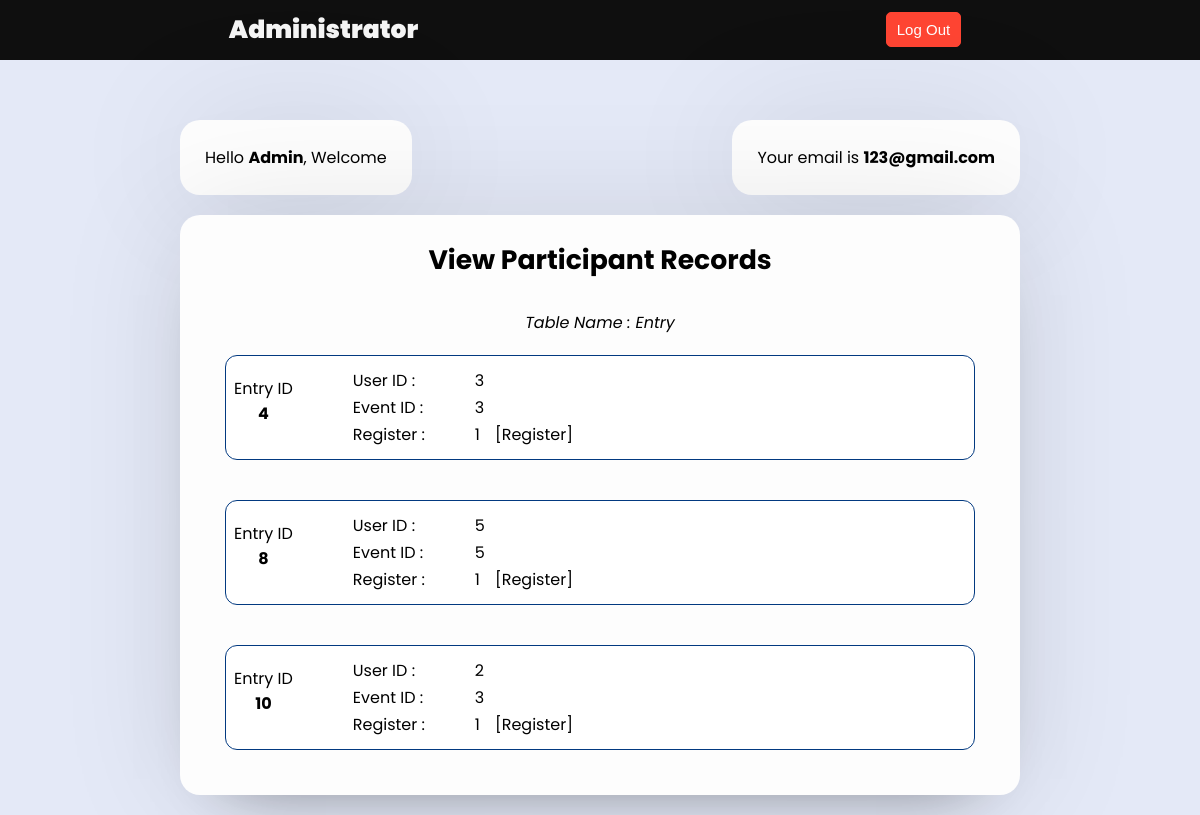
The page /Web-Project/admin/adminViewEntry.php (signed in) on the database its author committed.
### tables this page shows
CREATE TABLE IF NOT EXISTS `users` (
  `Id` int(11) NOT NULL AUTO_INCREMENT,
  `Username` varchar(200) DEFAULT NULL,
  `Email` varchar(200) DEFAULT NULL,
  `Age` int(11) DEFAULT NULL,
  `Password` varchar(200) DEFAULT NULL,
  `Admin` tinyint(1) DEFAULT NULL,
  PRIMARY KEY (`Id`)
);

CREATE TABLE IF NOT EXISTS `entry` (
  `Entry_Id` int(11) NOT NULL AUTO_INCREMENT,
  `User_Id` int(11) NOT NULL,
  `Event_Id` int(11) NOT NULL,
  `Register` tinyint(1) NOT NULL,
  PRIMARY KEY (`Entry_Id`),
  KEY `User_Id` (`User_Id`),
  KEY `Event_Id` (`Event_Id`)
);

### Web-Project/admin/adminViewEntry.php (the view, shortened to what this page needs)
<?php
    include("../php/config.php");
?>
<!DOCTYPE html>
<html lang="en">
<head>
    <link rel="stylesheet" href="../css/style2.css">
</head>
<body>
   <div class="nav">
        <div class="logo">
            <p><a href="../adminHome.php">Administrator</a></p>
        </div>
        <div class="right-links">
            <?php
                $id = $_SESSION['id'];
                $query = mysqli_query($con, "SELECT * FROM users WHERE Id = $id");
                while($result = mysqli_fetch_assoc($query)){
                    $res_Uname = $result['Username'];
                    $res_Email = $result['Email'];
                }
            ?>
            <a href="../php/logout.php"><button class="btn">Log Out</button></a>
        </div>
   </div>
   <main>
        <div class="main-box top">
            <div class="top">
                <div class="box">
                    <p>Hello <b><?php echo $res_Uname ?></b>, Welcome</p>
                </div>
                <div class="box">
                    <p>Your email is <b><?php echo $res_Email ?></b></p>
                </div>
            </div>
            <div class="bottom">
                <div class="box">
                    <h1 class="head-text">View Participant Records</h1>
                    <p class="head-des" >Table Name : Entry</p>
                    <?php
                            $Query = "SELECT * FROM entry";
                            $Result = mysqli_query($con, $Query);
                            $ResultCheck = mysqli_num_rows($Result);
                            if($ResultCheck > 0){
                                while($row = mysqli_fetch_assoc($Result)){
                                    $rec_Uid = $row['User_Id'];
                                    $rec_Eid = $row['Event_Id'];
                                    $rec_Reg = $row['Register'];
                                    $rec_Entryid = $row['Entry_Id'];
                                    if($rec_Reg == 1){
                                        $role = "Register";
                                    }
                                    else{
                                        $role = "Unregister";
                                    }
                        ?>
                                    <form action="" method="post" name="">
                                        <div class="list list-view">
                                            <div class="id-user">
                                                    Entry ID<br>
                                                    <b><?php echo $rec_Entryid ?></b>
                                            </div>
                                            <div class="detail" style="padding-bottom:10px;">
                                                <table width=100%>
                                                    <tr>
                                                        <td class="box1">User ID : </td>
                                                        <td><?php echo $rec_Uid ?></td>
                                                    </tr>
                                                    <tr>
                                                        <td class="box1">Event ID : </td>
                                                        <td><?php echo $rec_Eid ?></td>
                                                    </tr>
                                                    <tr>
                                                        <td class="box1" rowspan="2">Register : </td>
                                                        <td><?php echo $rec_Reg ?><span style="margin-left:15px;">[<?php echo $role?></span>]</td>
                                                    </tr>
                                                </table>
                                            </div>
                                        </div>
                                    </form>
                        <?php
                            }
                        }
                        ?>
                </div>
            </div>
        </div>
    </main>
</body>
</html>

### Web-Project/css/style2.css (style rules this page uses)
* { padding: 0; margin: 0; box-sizing: border-box; font-family: 'Poppins', sans-serif; }
body { background: #e4e9f7; }
.box { background: #fdfdfd; display: flex; flex-direction: column; padding: 25px 25px; border-radius: 20px; box-shadow: 0 0 128px 0 rgba(0,0,0,0.1), 0 32px 64px -48px rgba(0,0,0,0.5); }
.btn { height: 35px; background: #FF4533; border-radius:5px; color: #fff; font-size: 15px; cursor: pointer; transition: all .3s; margin-top: 10px; padding: 0px 10px; font-family: "Anton", sans-serif; border: 1px solid #FF4533; }
.nav { background: #0f0f0f; display: flex; flex-direction: row; justify-content: space-around; line-height: 60px; z-index: 100; }
.logo { font-size: 25px; font-weight: 900; }
.logo a { text-decoration: none; color: #f5f5f5; }
.right-links { padding: 0 10px; }
main { display: flex; align-items: center; justify-content: center; margin-top: 60px; }
.main-box { display: flex; flex-direction: column; width: 70%; }
.main-box .top { display: flex; flex-direction: row; justify-content: space-between; }
.bottom { width: 100%; margin: 20px 0; }
.head-text { text-align: center; margin-bottom: 30px; font-size: 20pt; }
.head-des { text-align: center; font-size: 12pt; font-style: italic; }
.list { background-color: #023980; border: 1px solid #023980; border-radius: 12px; color: #e4e9f7; margin: 20px; display: flex; flex-direction: row; padding-top: 10px; }
.list-view { background-color:white; color:black; }
.list .detail { width: 80%; }
.id-user { width: 10%; text-align: center; margin-right: 50px; padding-top: 10px; }
table .box1 { width: 120px; }

### rows shown on the page
users: Username "Admin", Email "123@gmail.com"
entry: Entry_Id "4", User_Id "3", Event_Id "3", Register "1", Register "Register"
entry: Entry_Id "8", User_Id "5", Event_Id "5", Register "1", Register "Register"
entry: Entry_Id "10", User_Id "2", Event_Id "3", Register "1", Register "Register"
